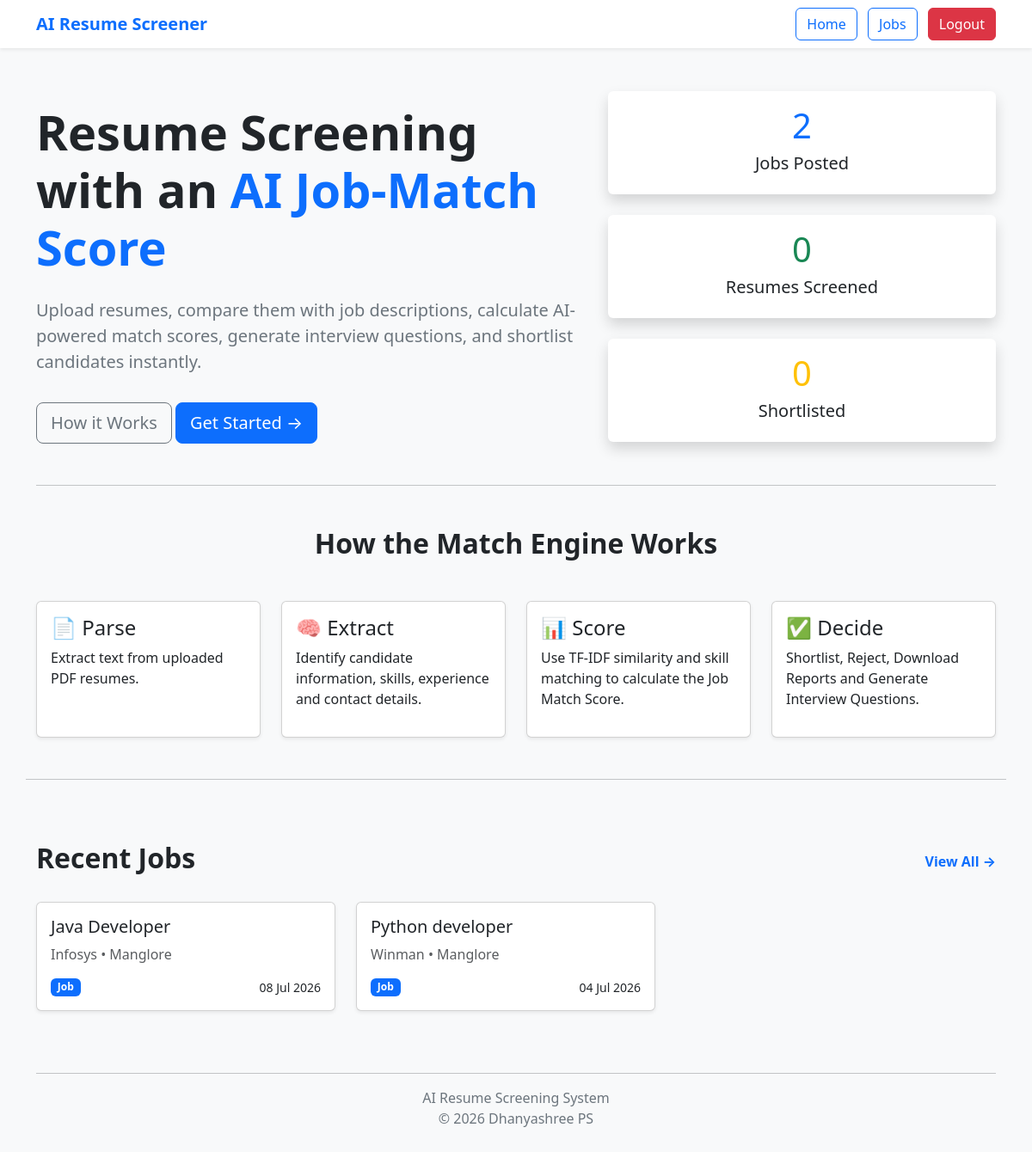
Before: /home (signed in) with the older database file.
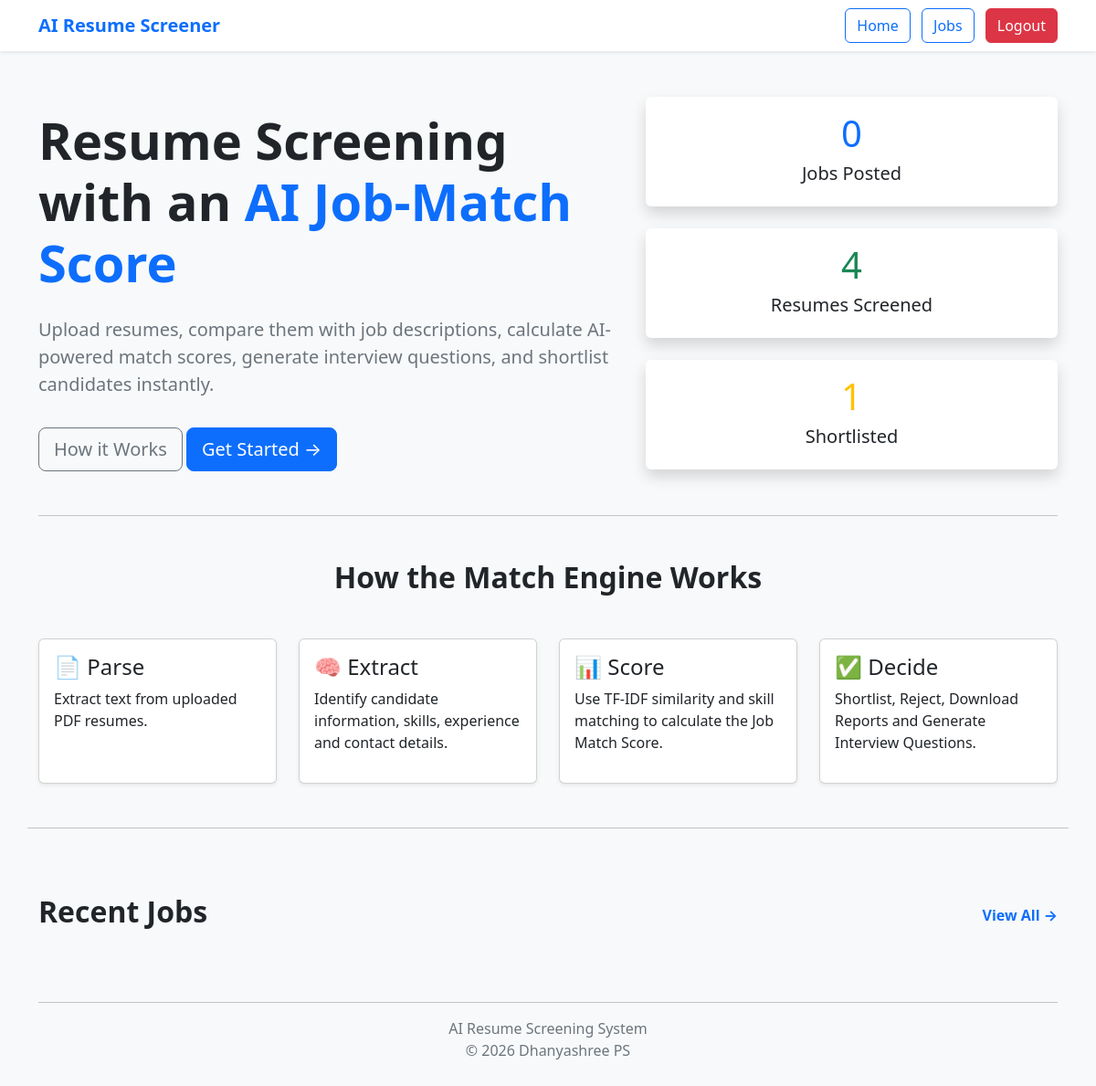
After: the same page with the newer database file.
### tables this page shows
CREATE TABLE jobs(

        id INTEGER PRIMARY KEY AUTOINCREMENT,

        title TEXT,
        company TEXT,
        location TEXT,
        experience INTEGER,
        education TEXT,
        required_skills TEXT,
        job_description TEXT,
        created_date TEXT
    );

### app.py (the view)
@app.route("/home")
def home():
    if not session.get("logged_in"):
        return redirect("/login")
    jobs = get_all_jobs()
    rows = get_all_candidates()
    jobs_posted = len(jobs)
    resumes_screened = len(rows)
    shortlisted = sum(
        1 for row in rows
        if row[6] == "Shortlisted"
    )
    pending = sum(
        1 for row in rows
        if row[6] == "Pending"
    )
    rejected = sum(
        1 for row in rows
        if row[6] == "Rejected"
    )
    recent_jobs = get_recent_jobs()
    return render_template(
        "home.html",
        jobs_posted=jobs_posted,
        resumes_screened=resumes_screened,
        shortlisted=shortlisted,
        recent_jobs=recent_jobs
    )
    return redirect("/home")

### utils/database.py (called while the page is built)
def get_all_jobs():
    conn = sqlite3.connect(DB_PATH)
    cursor = conn.cursor()
    cursor.execute("""
    SELECT *
    FROM jobs
    ORDER BY id DESC
    """)
    rows = cursor.fetchall()
    conn.close()
    return rows

def get_all_candidates():
    conn = sqlite3.connect(DB_PATH)
    cursor = conn.cursor()
    cursor.execute("""
    SELECT
        id,
        name,
        email,
        phone,
        skills,
        score,
        status
    FROM candidates
    ORDER BY score DESC
    """)
    rows = cursor.fetchall()
    conn.close()
    return rows

def get_recent_jobs():
    conn = sqlite3.connect(DB_PATH)
    cursor = conn.cursor()
    cursor.execute("""
        SELECT
            id,
            title,
            company,
            location,
            created_date
        FROM jobs
        ORDER BY id DESC
    """)
    jobs = cursor.fetchall()
    conn.close()
    return jobs

### templates/home.html (shortened to what this page needs)
<!DOCTYPE html>
<html lang="en">
<head>
    <link href="https://cdn.jsdelivr.net/npm/bootstrap@5.3.3/dist/css/bootstrap.min.css" rel="stylesheet">
</head>
<body class="bg-light">
<nav class="navbar navbar-expand-lg navbar-light bg-white shadow-sm">
    <div class="container">
        <a class="navbar-brand fw-bold text-primary" href="/home">
            AI Resume Screener
        </a>
        <div class="ms-auto">
            <a class="btn btn-outline-primary me-2" href="/home">
                Home
            </a>
            <a class="btn btn-outline-primary me-2" href="/jobs">
                Jobs
            </a>
            <a class="btn btn-danger" href="/logout">
                Logout
            </a>
        </div>
    </div>
</nav>
<div class="container py-5">
<div class="row align-items-center">
<div class="col-lg-7">
<h1 class="display-4 fw-bold mt-3">
Resume Screening with an
<span class="text-primary">
AI Job-Match Score
</span>
</h1>
<p class="lead text-secondary mt-4">
Upload resumes, compare them with job descriptions,
calculate AI-powered match scores,
generate interview questions,
and shortlist candidates instantly.
</p>
<a href="#how" class="btn btn-outline-secondary btn-lg mt-3">
How it Works
</a>
<a href="/jobs" class="btn btn-primary btn-lg mt-3 me-3">
Get Started →
</a>
</div>
<div class="col-lg-5">
<div class="card shadow border-0 mb-4">
<div class="card-body text-center">
<h1 class="text-primary">
{{ jobs_posted }}
</h1>
<h5>Jobs Posted</h5>
</div>
</div>
<div class="card shadow border-0 mb-4">
<div class="card-body text-center">
<h1 class="text-success">
{{ resumes_screened }}
</h1>
<h5>Resumes Screened</h5>
</div>
</div>
<div class="card shadow border-0">
<div class="card-body text-center">
<h1 class="text-warning">
{{ shortlisted }}
</h1>
<h5>Shortlisted</h5>
</div>
</div>
</div>
</div>
<hr class="my-5">
<section id="how">
<h2 class="fw-bold text-center mb-5">
How the Match Engine Works
</h2>
<div class="row g-4">
<div class="col-md-3">
<div class="card shadow-sm h-100">
<div class="card-body">
<h4>📄 Parse</h4>
<p>
Extract text from uploaded PDF resumes.
</p>
</div>
</div>
</div>
<div class="col-md-3">
<div class="card shadow-sm h-100">
<div class="card-body">
<h4>🧠 Extract</h4>
<p>
Identify candidate information,
skills,
experience and contact details.
</p>
</div>
</div>
</div>
<div class="col-md-3">
<div class="card shadow-sm h-100">
<div class="card-body">
<h4>📊 Score</h4>
<p>
Use TF-IDF similarity and skill matching
to calculate the Job Match Score.
</p>
</div>
</div>
</div>
<div class="col-md-3">
<div class="card shadow-sm h-100">
<div class="card-body">
<h4>✅ Decide</h4>
<p>
Shortlist,
Reject,
Download Reports
and Generate Interview Questions.
</p>
</div>
</div>
</div>
<hr class="my-5">
<div class="d-flex justify-content-between align-items-center mb-4">
<h2 class="fw-bold">
Recent Jobs
</h2>
<a href="/jobs"
class="text-decoration-none fw-bold">
View All →
</a>
</div>
<div class="row">
{% for job in recent_jobs %}
<div class="col-md-4 mb-4">
<a href="/job/{{ job[0] }}" class="text-decoration-none text-dark">
<div class="card shadow-sm h-100">
<div class="card-body">
<h5>{{ job[1] }}</h5>
<p class="text-muted">
{{ job[2] }} • {{ job[3] }}
</p>
<div class="d-flex justify-content-between">
<span class="badge bg-primary">
Job
</span>
<small>
{{ job[4] }}
</small>
</div>
</div>
</div>
</a>
</div>
{% endfor %}
</div>
</div>
</section>
<footer class="text-center mt-5">
<hr>
<p class="text-secondary">
AI Resume Screening System
<br>
© 2026 Dhanyashree PS
</p>
</footer>
</div>
</body>
</html>

Changed rows visible on the page:
removed jobs: title "Java Developer", company "Infosys", location "Manglore", created_date "08 Jul 2026"
removed jobs: title "Python developer", company "Winman", location "Manglore", created_date "04 Jul 2026"
Other visible differences:
{{ jobs_posted }}: "2" → "0"
{{ resumes_screened }}: "0" → "4"
{{ shortlisted }}: "0" → "1"
